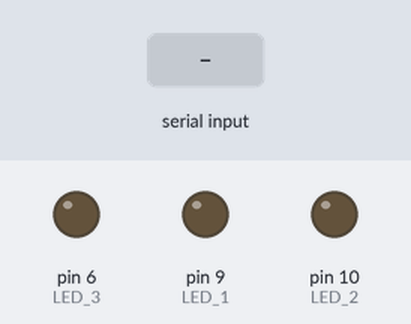
This sketch was run on a simulated Arduino Uno, built with avr-gcc and run on an emulated ATmega328P. Parts: output pins drawn as LEDs (lit = HIGH). Dashed ring = blinking. Inputs (shaded band) come from the test bench.

Above: at 1.2 s.
1.3 s: "2" received over Serial
At 1.55 s:
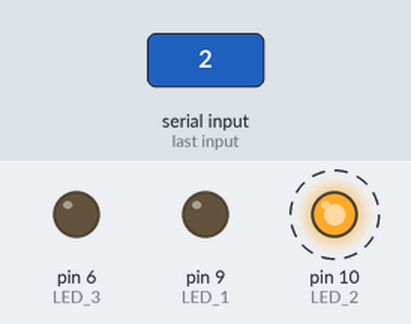
3.1 s: "1" received over Serial
At 4.1 s:
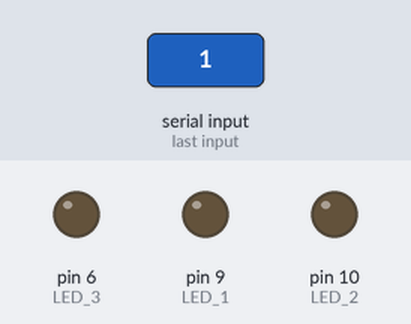
4.7 s: "3" received over Serial
At 4.95 s:
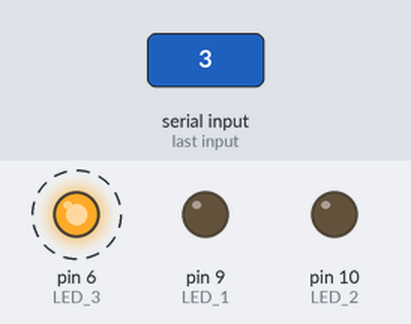
Timing chart, 0 to 7.7 s (numbered marks = the images above; inputs shaded):
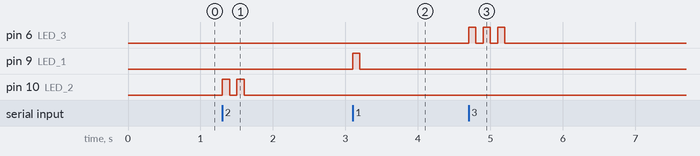

Measured:
- after the input at 1.3 s, pin 10 (LED_2): alternates HIGH for 0.10 s and LOW for 0.10 s, 4 changes in all, then stays LOW, starting at once
- after the input at 3.1 s, pin 9 (LED_1): LOW → HIGH at once, → LOW 0.10 s later
- after the input at 4.7 s, pin 6 (LED_3): alternates HIGH for 0.10 s and LOW for 0.10 s, 6 changes in all, then stays LOW, starting at once

The sketch:

LED.3.ino
```cpp
int LED_1=9;
int LED_2=10;
int LED_3=6;
void setup() {
Serial.begin(9600);
pinMode(LED_1,OUTPUT);
pinMode(LED_2,OUTPUT);
pinMode(LED_3,OUTPUT);
}
void loop() {
  char ch = Serial.read();
  if(ch == '1'){
    digitalWrite(LED_1,HIGH);
    delay(100);
    digitalWrite(LED_1, LOW);
  }
  if(ch == '2'){
    digitalWrite(LED_2,HIGH);
    delay(100);
    digitalWrite(LED_2,LOW);
    delay(100);
    digitalWrite(LED_2,HIGH);
    delay(100);
    digitalWrite(LED_2,LOW);
  }
    if(ch == '3'){
    digitalWrite(LED_3,HIGH);
    delay(100);
    digitalWrite(LED_3,LOW);
    delay(100);
    digitalWrite(LED_3,HIGH);
    delay(100);
    digitalWrite(LED_3,LOW);
    delay(100);
    digitalWrite(LED_3,HIGH);
    delay(100);
    digitalWrite(LED_3,LOW);
  }
}
```
